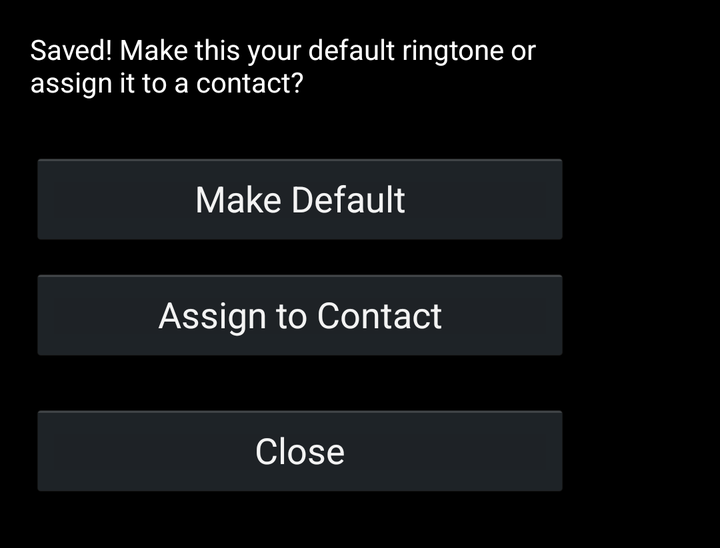
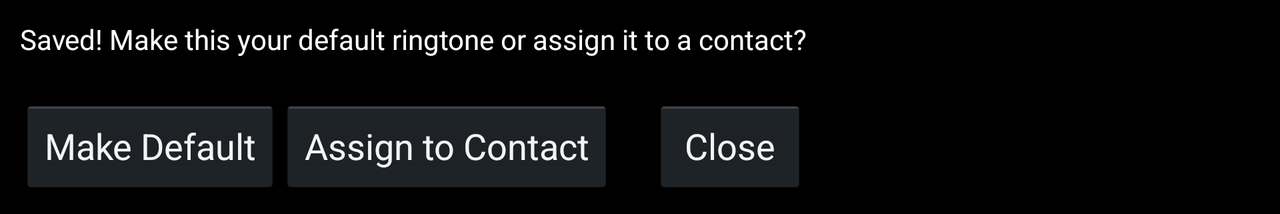

Two renders of one Android screen. The first uses the default layout on a phone; the second uses the alternative layout the repository ships for a different screen configuration, on a matching device. The two XML files are below.
<!-- AndroidManifest.xml: application theme android:Theme.Holo -->
<!-- res/layout/after_save_action.xml -->
<?xml version="1.0" encoding="utf-8"?>
<LinearLayout xmlns:android="http://schemas.android.com/apk/res/android"
    android:layout_width="300sp"
    android:layout_height="wrap_content"
    android:layout_marginEnd="10dip"
    android:layout_marginRight="10dip"
    android:layout_marginBottom="10dip"
    android:orientation="vertical">

    <TextView
        android:layout_width="fill_parent"
        android:layout_height="wrap_content"
        android:layout_marginLeft="15sp"
        android:layout_marginTop="15sp"
        android:layout_marginRight="15sp"
        android:layout_marginBottom="15sp"
        android:text="@string/what_to_do_with_ringtone"
        android:textColor="#ffffffff"
        android:textSize="14sp" />

    <Button
        android:id="@+id/button_make_default"
        android:layout_width="fill_parent"
        android:layout_height="wrap_content"
        android:layout_marginLeft="15sp"
        android:layout_marginTop="10sp"
        android:layout_marginRight="15sp"
        android:text="@string/make_default_ringtone_button" />

    <Button
        android:id="@+id/button_choose_contact"
        android:layout_width="fill_parent"
        android:layout_height="wrap_content"
        android:layout_marginLeft="15sp"
        android:layout_marginTop="10sp"
        android:layout_marginRight="15sp"
        android:text="@string/choose_contact_ringtone_button" />

    <Button
        android:id="@+id/button_do_nothing"
        android:layout_width="fill_parent"
        android:layout_height="wrap_content"
        android:layout_marginLeft="15sp"
        android:layout_marginTop="20sp"
        android:layout_marginRight="15sp"
        android:layout_marginBottom="15sp"
        android:text="@string/do_nothing_with_ringtone_button" />

</LinearLayout>
<!-- resources referenced by this layout -->
<resources>
  <string name="choose_contact_ringtone_button">Assign to Contact</string>
  <string name="do_nothing_with_ringtone_button">Close</string>
  <string name="make_default_ringtone_button">Make Default</string>
  <string name="what_to_do_with_ringtone">Saved! Make this your default ringtone or assign it to a contact?</string>
</resources>
<!-- res/layout-land/after_save_action.xml (the repository's variant of the layout above) -->
<!-- drawn on the phone turned sideways -->
<?xml version="1.0" encoding="utf-8"?>
<LinearLayout xmlns:android="http://schemas.android.com/apk/res/android"
    android:layout_width="wrap_content"
    android:layout_height="wrap_content"
    android:orientation="vertical">

    <TextView
        android:layout_width="wrap_content"
        android:layout_height="wrap_content"
        android:layout_margin="10sp"
        android:text="@string/what_to_do_with_ringtone"
        android:textColor="#ffffffff"
        android:textSize="14sp" />

    <LinearLayout
        android:layout_width="fill_parent"
        android:layout_height="wrap_content"
        android:layout_margin="10sp"
        android:orientation="horizontal">

        <Button
            android:id="@+id/button_make_default"
            android:layout_width="wrap_content"
            android:layout_height="wrap_content"
            android:text="@string/make_default_ringtone_button" />

        <Button
            android:id="@+id/button_choose_contact"
            android:layout_width="wrap_content"
            android:layout_height="wrap_content"
            android:text="@string/choose_contact_ringtone_button" />

        <Button
            android:id="@+id/button_do_nothing"
            android:layout_width="wrap_content"
            android:layout_height="wrap_content"
            android:layout_marginLeft="20sp"
            android:layout_weight="1"
            android:text="@string/do_nothing_with_ringtone_button" />

    </LinearLayout>

</LinearLayout>
